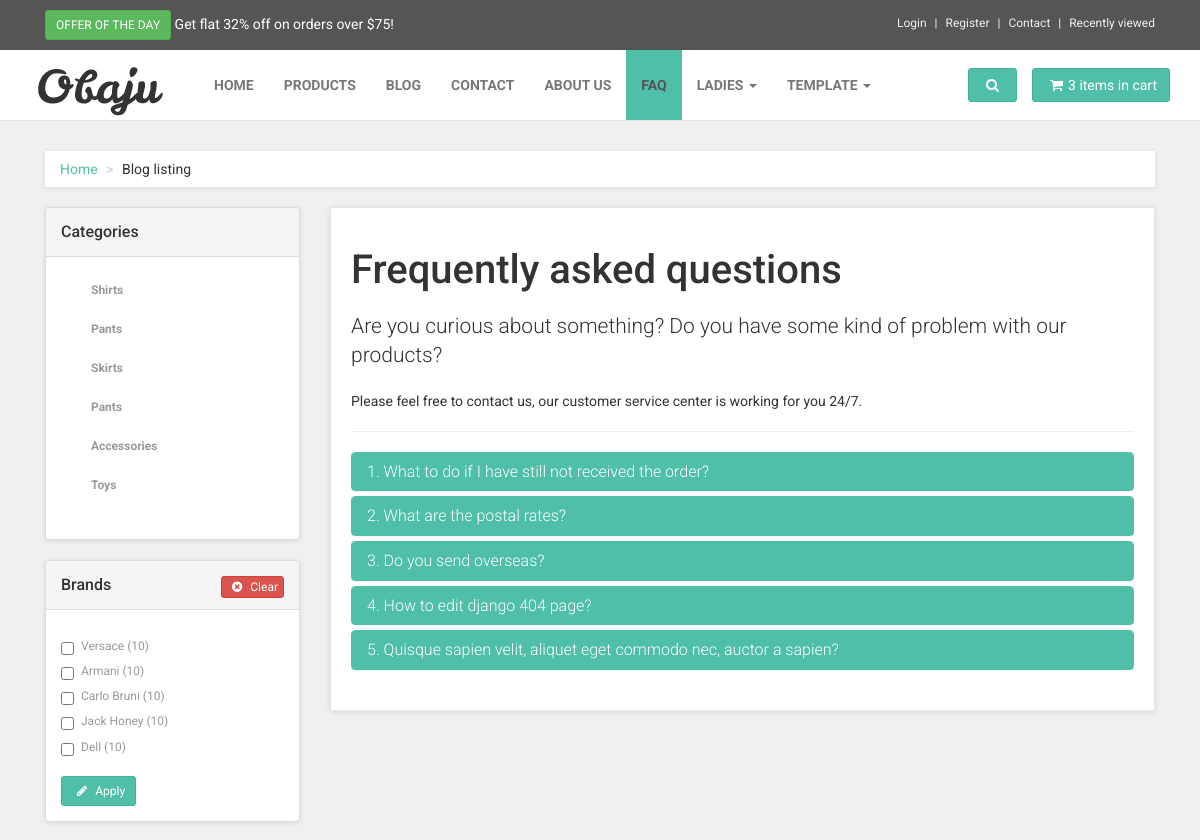
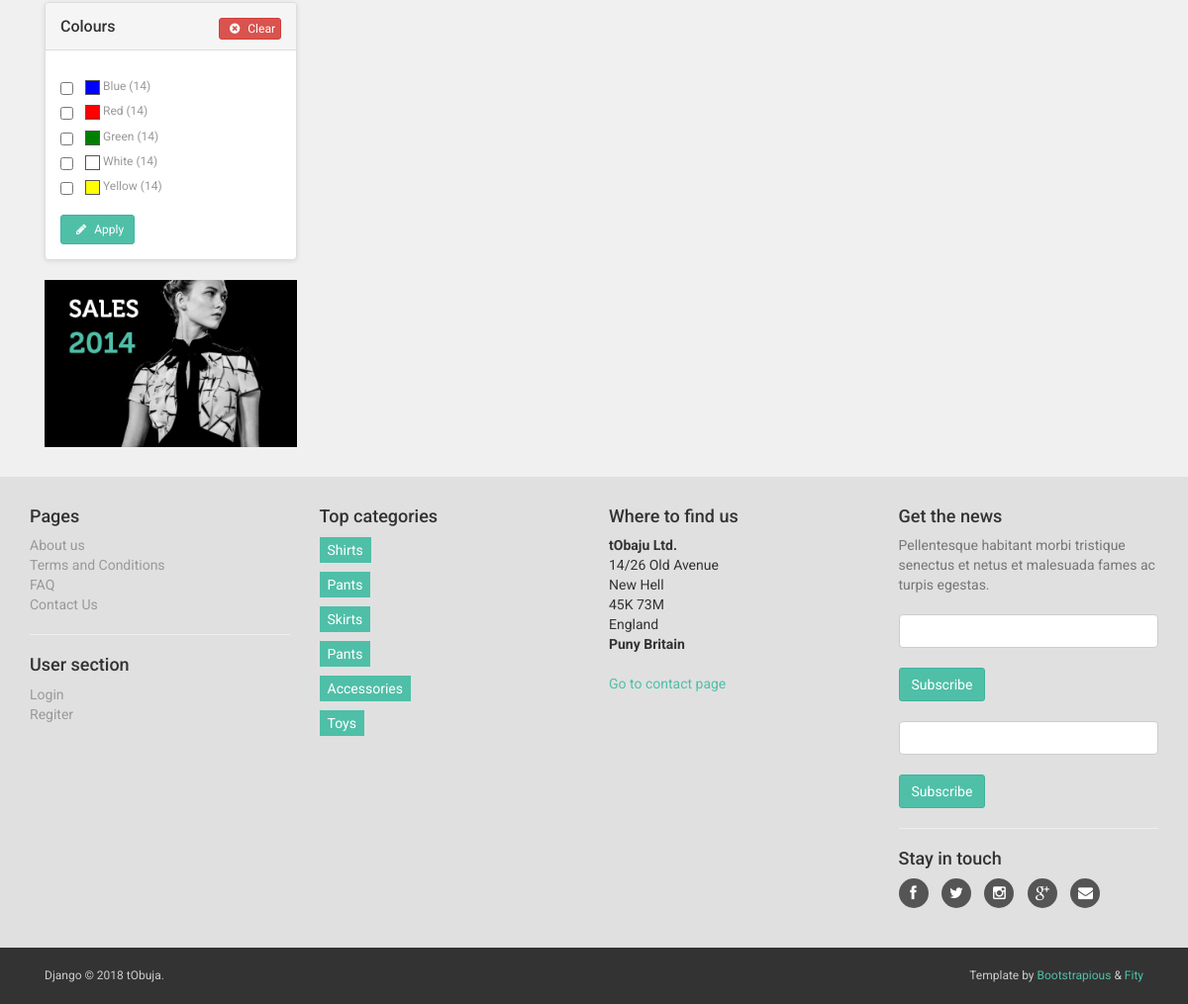
Screenshot of /faq/ with the database file from the repository (2 pictures, top to bottom).
### shophome/models.py (models this page shows, shortened)
class TopOffer(models.Model):
    percentage = models.CharField(max_length=2)
    limit = models.CharField(max_length=5)
    create = models.DateTimeField(auto_now_add=True)
    update = models.DateTimeField(auto_now=True)

class Logo(models.Model):
    name = models.CharField(max_length=250, null=True, blank=True)
    image_large = models.ImageField(upload_to='homepage/logo/%Y/%m/%d/', null=True, blank=True)
    image_small = models.ImageField(upload_to='homepage/logo/%Y/%m/%d/', null=True, blank=True)
    create = models.DateTimeField(auto_now_add=True, null=True, blank=True)
    update = models.DateTimeField(auto_now=True, null=True, blank=True)

class Faq(models.Model):
    STATUS = (
        ('draft', 'Draft'),
        ('published', 'Published'),
    )
    question = models.TextField(null=True, blank=True)
    answer = models.TextField(null=True, blank=True)
    create = models.DateTimeField(auto_now_add=True)
    update = models.DateTimeField(auto_now=True)
    status = models.CharField(choices=STATUS, default='draft', max_length=20)
    class Meta:
        verbose_name = 'FAQ'
        verbose_name_plural = 'FAQs'

class ContactUsPage(models.Model):
    corporate_name = models.CharField(max_length=100, null=True, blank=True)
    street = models.CharField(max_length=100, null=True, blank=True)
    city = models.CharField(max_length=100, null=True, blank=True)
    postcode = models.CharField(max_length=12, null=True, blank=True)
    division = models.CharField(max_length=100, null=True, blank=True)
    country = models.CharField(max_length=100, null=True, blank=True)
    call_center_info = models.TextField(null=True, blank=True)
    call_center_phone = models.CharField(max_length=100, null=True, blank=True)
    electronic_support = models.TextField(null=True, blank=True)
    electronic_email = models.EmailField(null=True, blank=True)
    electronic_ticket_link = models.URLField(max_length=300, null=True, blank=True)
    electronic_ticket = models.CharField(max_length=250, null=True, blank=True)
    map_snippet = models.TextField(null=True, blank=True)
    create = models.DateTimeField(auto_now_add=True)
    update = models.DateTimeField(auto_now=True)
    class Meta:
        verbose_name = 'Contact Us'
        verbose_name_plural = 'Contact Us Page'

### products/models.py (models this page shows, shortened)
class ProductCategory(models.Model):
    CHOICES = (
        ('draft', 'Draft'),
        ('published', 'Published'),
    )
    name = models.CharField(max_length=250)
    cat_group = models.ForeignKey(CategoryGroup, on_delete=models.CASCADE, null=True, blank=True)
    image = models.ImageField(upload_to='product/category/%Y/%m/%d/', null=True, blank=True)
    description = models.TextField()
    status = models.CharField(max_length=20, choices=CHOICES, default='draft')
    create = models.DateTimeField(auto_now_add=True)
    update = models.DateTimeField(auto_now=True)
    class Meta:
        verbose_name = 'Product Category'
        verbose_name_plural = 'Product Categories'

class Brand(models.Model):
    CHOICES = (
        ('draft', 'Draft'),
        ('published', 'Published'),
    )
    name = models.CharField(max_length=250)
    image = models.ImageField(upload_to='product/brand/%Y/%m/%d/')
    description = models.TextField()
    status = models.CharField(max_length=20, choices=CHOICES, default='draft')
    create = models.DateTimeField(auto_now_add=True)
    update = models.DateTimeField(auto_now=True)

class Colours(models.Model):
    name = models.CharField(max_length=20, default='blue')
    color_code = models.CharField(max_length=20, help_text='visit https://www.w3schools.com/colors/colors_picker.asp',
                                  null=True, blank=True)
    class Meta:
        verbose_name = 'colour'
        verbose_name_plural = 'colours'

### shophome/views.py (the view, shortened to what this page needs)
# urls.py: url(r'^faq/$', views.faq, name='faq'),
def faq(request):
    stayintouch = get_object_or_404(StayInTouch)
    categories = ProductCategory.objects.filter(status='published')
    contactus = get_object_or_404(ContactUsPage)
    faqs = Faq.objects.filter(status='published')
    logo = get_object_or_404(Logo)
    offer = get_object_or_404(TopOffer)
    categories = ProductCategory.objects.filter(status='published')
    colours = Colours.objects.all()
    brands = Brand.objects.filter(status='published')
    form = NewsletterUserSignUpForm(request.POST or None)
    template = 'pages/faq.html'
    context = {
        'stayintouch': stayintouch,
        'faqs': faqs,
        'logo': logo,
        'offer': offer,
        'categories': categories,
        'colours': colours,
        'brands': brands,
        'contactus': contactus,
        'categories': categories,
        'form': form,
    }
    return render(request, template, context)

### newsletter/forms.py (shortened to what this page needs)
class NewsletterUserSignUpForm(forms.ModelForm):
    helper = FormHelper()
    helper.form_show_labels = False
    helper.add_input(Submit('submit', 'Subscribe'))
    class Meta:
        model = NewsletterUser
        fields = ['email']

### templates/pages/faq.html (shortened to what this page needs)
{% extends 'base.html' %}
{% load static %}
{% block content %}
    <div id="content">
        <div class="container">
            <div class="col-md-12">
                {% include 'partials/_breadcrumb.html' %}
            </div>
            <div class="col-md-3">
                {% include 'partials/_sidebar.html' %}
                <div class="banner">
                    <a href="#">
                        <img src="{% static 'img/banner.jpg' %}" alt="sales 2014" class="img-responsive">
                    </a>
                </div>
            </div>
            <div class="col-md-9">
                <div class="box" id="contact">
                    <h1>Frequently asked questions</h1>
                    <p class="lead">Are you curious about something? Do you have some kind of problem with our
                        products?</p>
                    <p>Please feel free to contact us, our customer service center is working for you 24/7.</p>
                    <hr>
                    <div class="panel-group" id="accordion">
                        {% for faq in faqs %}
                            <div class="panel panel-primary">
                                <div class="panel-heading">
                                    <h4 class="panel-title">
                                        <a data-toggle="collapse" data-parent="#accordion" href="#faq{{ faq.pk }}">
                                            {{ faq.question }}
                                        </a>
                                    </h4>
                                </div>
                            </div>
                        {% endfor %}
                    </div>
                </div>
            </div>
        </div>
    </div>
{% endblock %}

### templates/partials/_topbar.html (shortened to what this page needs)
<div id="top">
    <div class="container">
        <div class="col-md-6 offer" data-animate="fadeInDown">
            <a href="#" class="btn btn-success btn-sm" data-animate-hover="shake">Offer of the day</a> <a href="#">Get
            flat {{ offer.percentage }}% off on orders over ${{ offer.limit }}!</a>
        </div>
        <div class="col-md-6" data-animate="fadeInDown">
            <ul class="menu">
                <li><a href="#" data-toggle="modal" data-target="#login-modal">Login</a>
                </li>
                <li><a href="register.html">Register</a>
                </li>
                <li><a href="contact.html">Contact</a>
                </li>
                <li><a href="#">Recently viewed</a>
                </li>
            </ul>
        </div>
    </div>
</div>

### templates/partials/_navbar.html (shortened to what this page needs)
{% load static %}
<div class="navbar navbar-default yamm" role="navigation" id="navbar">
    <div class="container">
        <div class="navbar-header">
            <a class="navbar-brand home" href="{% url 'shophome:homepage' %}" data-animate-hover="bounce">
                <img src="{{ logo.image_large.url }}" alt="{{ logo.name }}" class="hidden-xs">
            </a>
        </div>
        <div class="navbar-collapse collapse" id="navigation">
            <ul class="nav navbar-nav navbar-left">
                <li {% if request.path == '/' %}class="active"{% endif %}><a href="{% url 'shophome:homepage' %}">Home</a></li>
                <li {% if request.path == '/products/' %}class="active"{% endif %}><a href="{% url 'products:products_list' %}">Products</a></li>
                <li {% if request.path == '/blog/' %}class="active"{% endif %}><a href="{% url 'blog:blog_list' %}">Blog</a></li>
                <li {% if request.path == '/contact/' %}class="active"{% endif %}><a href="{% url 'shophome:contact' %}">Contact</a></li>
                <li {% if request.path == '/about-us/' %}class="active"{% endif %}><a href="{% url 'shophome:about_us' %}">About Us</a></li>
                <li {% if request.path == '/faq/' %}class="active"{% endif %}><a href="{% url 'shophome:faq' %}">FAQ</a></li>
                <li class="dropdown yamm-fw">
                    <a href="#" class="dropdown-toggle" data-toggle="dropdown" data-hover="dropdown" data-delay="200">Ladies
                        <b class="caret"></b></a>
                </li>
                <li class="dropdown yamm-fw">
                    <a href="#" class="dropdown-toggle" data-toggle="dropdown" data-hover="dropdown" data-delay="200">Template
                        <b class="caret"></b></a>
                </li>
            </ul>
        </div>
        <div class="navbar-buttons">
            <div class="navbar-collapse collapse right" id="basket-overview">
                <a href="basket.html" class="btn btn-primary navbar-btn"><i class="fa fa-shopping-cart"></i><span
                        class="hidden-sm">3 items in cart</span></a>
            </div>
            <div class="navbar-collapse collapse right" id="search-not-mobile">
                <button type="button" class="btn navbar-btn btn-primary" data-toggle="collapse" data-target="#search">
                    <i class="fa fa-search"></i>
                </button>
            </div>
        </div>
    </div>
</div>

### templates/partials/_sidebar.html
<div class="panel panel-default sidebar-menu">
    <div class="panel-heading">
        <h3 class="panel-title">Categories</h3>
    </div>
    <div class="panel-body">
        <ul class="nav nav-pills nav-stacked category-menu">
            {% for category in categories %}
                    <li>
                        <ul>
                            <li><a href="#">{{ category.name | title }}</a></li>
                        </ul>
                    </li>
            {% endfor %}
        </ul>
    </div>
</div>
<div class="panel panel-default sidebar-menu">
    <div class="panel-heading">
        <h3 class="panel-title">Brands <a class="btn btn-xs btn-danger pull-right" href="#"><i
                class="fa fa-times-circle"></i> Clear</a></h3>
    </div>
    <div class="panel-body">
        <form>
            <div class="form-group">
                {% for brand in brands %}
                    <div class="checkbox">
                        <label>
                            <input type="checkbox">{{ brand.name | title }} (10)
                        </label>
                    </div>
                {% endfor %}
            </div>
            <button class="btn btn-default btn-sm btn-primary"><i class="fa fa-pencil"></i> Apply
            </button>
        </form>
    </div>
</div>
<div class="panel panel-default sidebar-menu">
    <div class="panel-heading">
        <h3 class="panel-title">Colours <a type="reset" class="btn btn-xs btn-danger pull-right" href="#"><i
                class="fa fa-times-circle"></i> Clear</a></h3>
    </div>
    <div class="panel-body">
        <form>
            <div class="form-group">
                {% for colour in colours %}
                    <div class="checkbox">
                        <label>
                            <input type="checkbox"> <span
                                class="colour {{ colour.name }}"></span> {{ colour.name | capfirst }} (14)
                        </label>
                    </div>
                {% endfor %}
            </div>
            <button class="btn btn-default btn-sm btn-primary"><i class="fa fa-pencil"></i> Apply</button>
        </form>
    </div>
</div>

### templates/partials/_footer.html (shortened to what this page needs)
<div id="footer" data-animate="fadeInUp">
    <div class="container">
        <div class="row">
            <div class="col-md-3 col-sm-6">
                <h4>Pages</h4>
                <ul>
                    <li><a href="{% url 'shophome:about_us' %}">About us</a>
                    </li>
                    <li><a href="{% url 'shophome:terms_and_conditions' %}">Terms and Conditions</a>
                    </li>
                    <li><a href="{% url 'shophome:faq' %}">FAQ</a>
                    </li>
                    <li><a href="{% url 'shophome:contact' %}">Contact Us</a>
                    </li>
                </ul>
                <hr>
                <h4>User section</h4>
                <ul>
                    <li><a href="#" data-toggle="modal" data-target="#login-modal">Login</a>
                    </li>
                    <li><a href="register.html">Regiter</a>
                    </li>
                </ul>
            </div>
            <div class="col-md-3 col-sm-6">
                <h4>Top categories</h4>
                <ul class="footer_category">
                    {% for category in categories %}
                        <li><a href="category.html">{{ category.name | capfirst }}</a></li>
                    {% endfor %}
                </ul>
            </div>
            <div class="col-md-3 col-sm-6">
                <h4>Where to find us</h4>
                <p><strong>{{ contactus.corporate_name }}.</strong>
                    <br>{{ contactus.street }}
                    <br>{{ contactus.city }}
                    <br>{{ contactus.postcode }}
                    <br>{{ contactus.division }}
                    <br>
                    <strong>{{ contactus.country }}</strong>
                </p>
                <a href="{% url 'shophome:contact' %}">Go to contact page</a>
            </div>
            <div class="col-md-3 col-sm-6">
                <h4>Get the news</h4>
                <p class="text-muted">Pellentesque habitant morbi tristique senectus et netus et malesuada fames ac
                    turpis egestas.</p>
                {% include 'partials/_newsletter.html' %}
                <hr>
                <h4>Stay in touch</h4>
                <p class="social">
                    <a href="{{ stayintouch.facebook }}" class="facebook external" data-animate-hover="shake"><i
                            class="fa fa-facebook"></i></a>
                    <a href="{{ stayintouch.twitter }}" class="twitter external" data-animate-hover="shake"><i
                            class="fa fa-twitter"></i></a>
                    <a href="{{ stayintouch.instagram }}" class="instagram external" data-animate-hover="shake"><i
                            class="fa fa-instagram"></i></a>
                    <a href="{{ stayintouch.googleplus }}" class="gplus external" data-animate-hover="shake"><i
                            class="fa fa-google-plus"></i></a>
                    <a href="{{ stayintouch.emailus }}" class="email external" data-animate-hover="shake"><i
                            class="fa fa-envelope"></i></a>
                </p>
            </div>
        </div>
    </div>
</div>

### static/css/custom.css (style rules this page uses)
ul.footer_category li { margin: 15px 0; }
ul.footer_category a { background-color: #4fbfa8; padding: 5px 8px; color: white !important; }

### rows the page displays
TopOffer: percentage "32", limit "75"
Logo: image_large (picture)
ProductCategory: name "Shirts"
ProductCategory: name "Pants"
ProductCategory: name "Skirts"
ProductCategory: name "Pants"
ProductCategory: name "Accessories"
ProductCategory: name "Toys"
Brand: name "Versace"
Brand: name "Armani"
Brand: name "Carlo Bruni"
Brand: name "Jack Honey"
Brand: name "Dell"
Colours: name "Blue"
Colours: name "Red"
Colours: name "Green"
Colours: name "White"
Colours: name "Yellow"
Faq: question "1. What to do if I have still not received the order?"
Faq: question "2. What are the postal rates?"
Faq: question "3. Do you send overseas?"
Faq: question "4. How to edit django 404 page?"
Faq: question "5. Quisque sapien velit, aliquet eget commodo nec, auctor a sapien?"
ContactUsPage: corporate_name "tObaju Ltd", street "14/26 Old Avenue", city "New Hell", postcode "45K 73M", division "England", country "Puny Britain"
